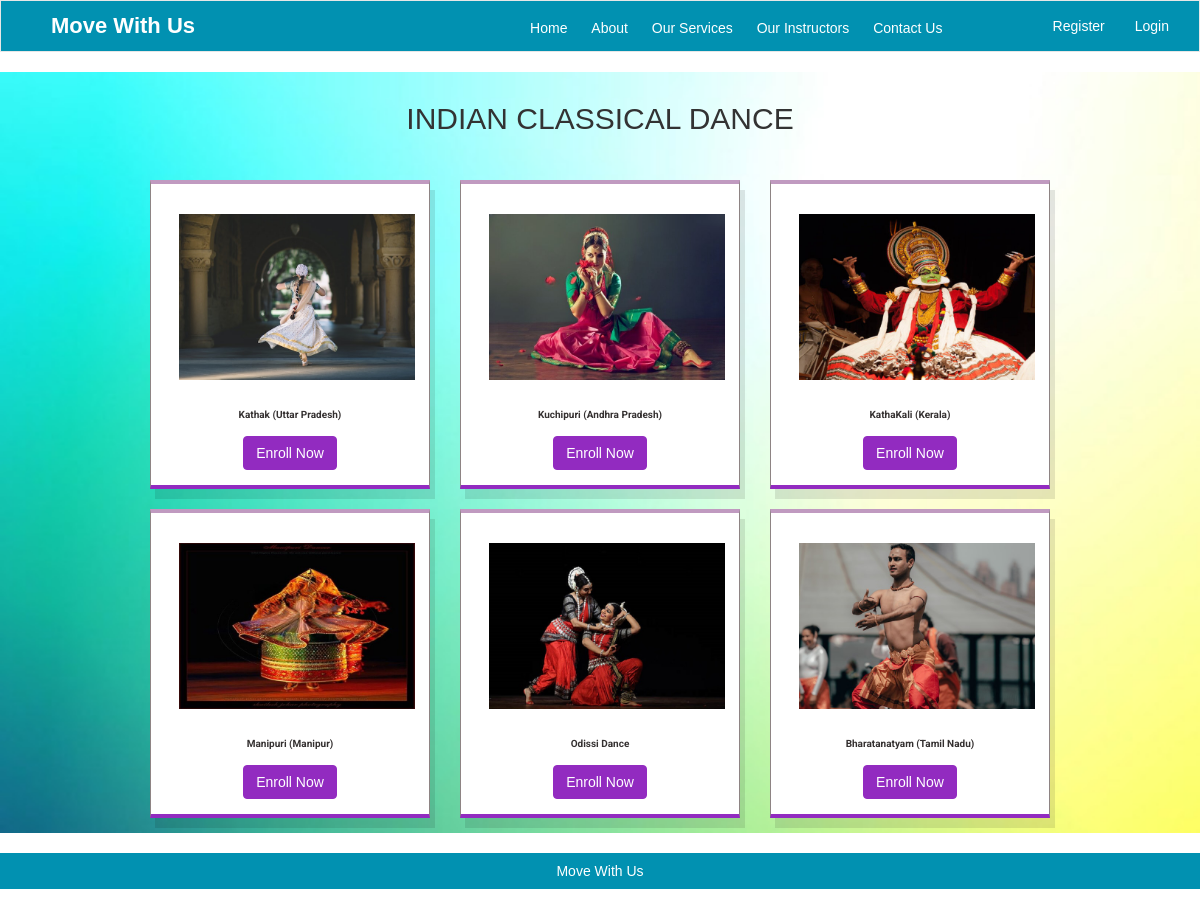
The app's page /viewDanceForms.php?id=12 with its own data.
### tables this page shows
CREATE TABLE `tbl_dance_categories` (
  `category_id` int(200) NOT NULL,
  `category_name` varchar(200) NOT NULL,
  `category_image` varchar(200) NOT NULL,
  `tag_name` varchar(100) NOT NULL
);

CREATE TABLE `tbl_dance_forms` (
  `dance_id` int(200) NOT NULL,
  `dance_name` varchar(200) NOT NULL,
  `category_id` int(200) NOT NULL,
  `price` int(200) NOT NULL,
  `dance_image` varchar(200) NOT NULL,
  `tag_name` varchar(50) NOT NULL
);

### viewDanceForms.php (the view, shortened to what this page needs)
<?php include('inc/header.php');?>
	<div class="container" style="padding: 0px;">
	</div>
	<div class="hero" style="background: url('assets/img/satrngicolor.jpg') no-repeat; background-size: cover;">
	<div class="row">
		<?php
		include('config/db.php');
		$id = $_GET['id'];
		$sql = "SELECT category_name from tbl_dance_categories WHERE category_id = $id";
		$getCategory = mysqli_query($conn, $sql);
		if(mysqli_num_rows($getCategory) > 0){
          	while($row = mysqli_fetch_assoc($getCategory)){?>
			<h2 style="text-align: center;margin-top: 30px;text-transform: uppercase;"><?php echo $row['category_name'];?></h2>
		<?php } ?>
		<?php } ?>
  	</div>
	<div class="row" style="padding: 15px 15px;
    width: 960px;
    margin: 0 auto;">
		<?php
		$id = $_GET['id'];
		$sql = "SELECT * FROM tbl_dance_forms
		WHERE category_id = $id";
		$getDanceForms = mysqli_query($conn, $sql);
       	if(mysqli_num_rows($getDanceForms) > 0){
          	while($row = mysqli_fetch_assoc($getDanceForms)){
		?>
			<div class="col-md-4" style="margin-top: 10px;">
              	<div class="category-box">
                    <img src=<?php echo $row['dance_image'];?> style="width: 85%;    margin-left: 14px;" alt="Dance"/>
                    <div class="category_name">
                    	<span style=""><?php echo $row['dance_name'];?></span>
                    </div>
                    <a href="enroll.php?cat_id=<?php echo $row['category_id'];?>&did=<?php echo $row['dance_id'];?>" class="btn btn-warning" style="background: #922bc0;border-color: #922bc0;">Enroll Now</a>
              	</div>
            </div>
			<?php } ?>
		<?php } ?>
			</div>
	</div>
<?php include('inc/footer.php');?>

### assets/css/style.css (style rules this page uses)
* { font-family: 'Rubik', sans-serif; margin:0; padding:0; box-sizing: border-box; outline: none; border:none; }
.category_name span { font-size: 10px !important; font-family: 'Roboto', sans-serif; }
.container { width: 100% !important; }
.category-box { margin-top: 10px; padding: 30px 0px 15px 0px; background-color: #fff; box-shadow: 0 .5rem 1rem rgba(0,0,0,.1); text-align: center; border: 1px solid #8e8484; border-top: 4px solid #c09a2b; border-bottom: 4px solid #922bc0; }
.category-box span { margin: 10px 0px; font-size: 16px; }
.category_name { text-align: center;padding: 3px 0px 13px 0px;color: #000;margin: 20px 0px 0px 0px; }
.category_name span { font-weight: bold; color:#353131; }

### inc/header.php (style rules this page uses)
.category-box { margin-top: 10px; padding: 30px 0px 15px 0px; background-color: #fff; box-shadow: 0.5rem 1rem rgba(0,0,0,.1); text-align: center; border: 1px solid #8e8484; border-top: 4px solid #c09ac0; border-bottom: 4px solid #922bc0; }
.category-box span { margin: 10px 0px; font-size: 16px; }

### records on screen
tbl_dance_categories: category_name "INDIAN CLASSICAL DANCE"
tbl_dance_forms: dance_image (picture), dance_name "Kathak (Uttar Pradesh)"
tbl_dance_forms: dance_image (picture), dance_name "Kuchipuri (Andhra Pradesh)"
tbl_dance_forms: dance_image (picture), dance_name "KathaKali (Kerala)"
tbl_dance_forms: dance_image (picture), dance_name "Manipuri (Manipur)"
tbl_dance_forms: dance_image (picture), dance_name "Odissi Dance"
tbl_dance_forms: dance_image (picture), dance_name "Bharatanatyam (Tamil Nadu)"
